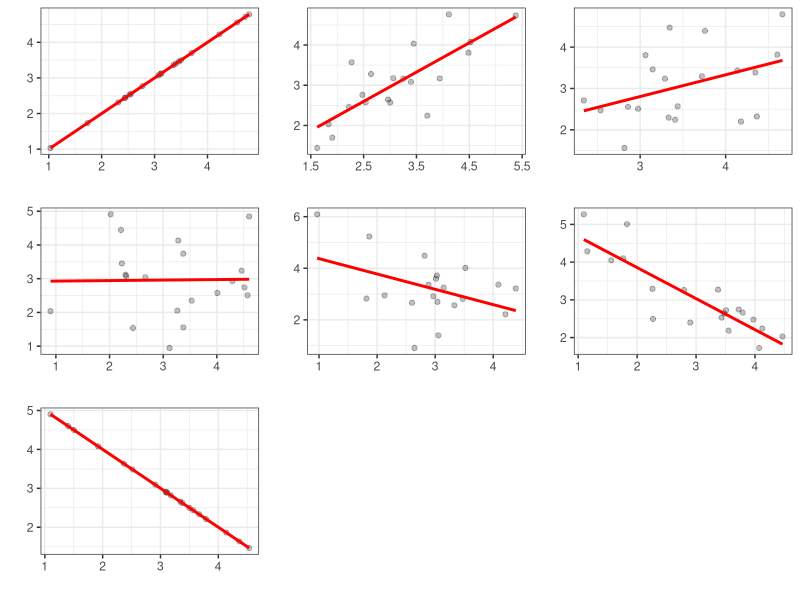

Recreate this plot in R. (Note: this script raises an error after producing the figure.)
## ---- chunk 1
list_of_packages<-c("tidyverse","MASS","ggpubr")
new.packages <- list_of_packages[!(list_of_packages %in% installed.packages()[,"Package"])]
if(length(new.packages))install.packages(new.packages,dependencies = TRUE)

library(tidyverse)
library(ggpubr)
library(MASS)
## ---- chunk 2

set.seed(123)
plot_cors<-function(r=1)
{
cor_data<-as.data.frame(MASS::mvrnorm(20,c(3,3),Sigma=matrix(c(1,r,r,1),2,2)))
colnames(cor_data)<-c("x","y")
return(cor_data)
}
R_cors<-c(1,0.8,0.25,0,-0.25,-0.8,-1)

myC<-paste0("C",1:7)
for(i in R_cors)
{
assign(myC[which(R_cors==i)],plot_cors(i) %>% ggplot(aes(x=x,y=y))+geom_point(alpha=0.25)+geom_smooth(method = "lm", se = FALSE, color = "red") + theme_bw() + xlab("") + ylab(""))
}
ggarrange(plotlist = mget(paste0("C",1:length(R_cors))),ncol=3,nrow=3)
## ---- chunk 3
anscombe$id<-1:11

long_anscombe<- anscombe %>% 
  gather(key, value, -id) %>%
  mutate(plot=as.numeric(str_extract(key, "[0-9]+"))) %>%
  mutate(variable=str_extract(key, "[aA-zZ]+")) %>%
  select(id,plot,variable,value)%>%
  spread(variable, value)

ggplot(long_anscombe,aes(x=x,y=y))+geom_point(alpha=0.25)+geom_smooth(method = "lm", se = FALSE, color = "red")+facet_wrap(~plot)+theme_bw()

require(stats); require(graphics)
summary(anscombe)

##-- now some "magic" to do the 4 regressions in a loop:
ff <- y ~ x
mods <- setNames(as.list(1:4), paste0("lm", 1:4))
for(i in 1:4) {
  ff[2:3] <- lapply(paste0(c("y","x"), i), as.name)
  ## or   ff[[2]] <- as.name(paste0("y", i))
  ##      ff[[3]] <- as.name(paste0("x", i))
  mods[[i]] <- lmi <- lm(ff, data = anscombe)
  print(anova(lmi))
}

## See how close they are (numerically!)
sapply(mods, coef)
lapply(mods, function(fm) coef(summary(fm)))

## Now, do what you should have done in the first place: PLOTS
op <- par(mfrow = c(2, 2), mar = 0.1+c(4,4,1,1), oma =  c(0, 0, 2, 0))
for(i in 1:4) {
  ff[2:3] <- lapply(paste0(c("y","x"), i), as.name)
  plot(ff, data = anscombe, col = "red", pch = 21, bg = "orange", cex = 1.2,
       xlim = c(3, 19), ylim = c(3, 13))
  abline(mods[[i]], col = "blue")
}
mtext("Anscombe's 4 Regression data sets", outer = TRUE, cex = 1.5)
par(op)
